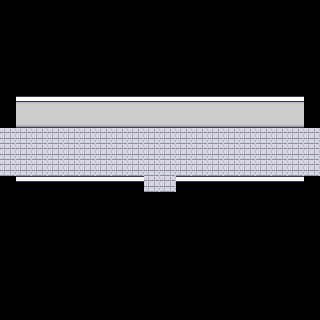

This game map was drawn from its Tiled (.tmx) file and the tilesets committed beside it. A one-line description and the full map source follow:
An orthogonal 20x20 tile map with 16x16 px tiles, 1 tile layer (Tile Layer 1), 2 tilesets and 3 objects.

<map version="1.10" tiledversion="1.10.1" orientation="orthogonal" renderorder="right-down" width="20" height="20" tilewidth="16" tileheight="16" infinite="0" nextlayerid="3" nextobjectid="5">
 <tileset firstgid="1" source="../../Tileset/Floors.tsx" />
 <tileset firstgid="601" source="../../Tileset/Room_Builder_3d_walls.tsx" />
 <layer id="1" name="Tile Layer 1" width="20" height="20">
  <data encoding="csv">
0,0,0,0,0,0,0,0,0,0,0,0,0,0,0,0,0,0,0,0,
0,0,0,0,0,0,0,0,0,0,0,0,0,0,0,0,0,0,0,0,
0,0,0,0,0,0,0,0,0,0,0,0,0,0,0,0,0,0,0,0,
0,0,0,0,0,0,0,0,0,0,0,0,0,0,0,0,0,0,0,0,
0,0,0,0,0,0,0,0,0,0,0,0,0,0,0,0,0,0,0,0,
0,0,0,0,0,0,0,0,0,0,0,0,0,0,0,0,0,0,0,0,
0,660,660,660,660,660,660,660,660,660,660,660,660,660,660,660,660,660,660,0,
0,684,684,684,684,684,684,684,684,684,684,684,684,684,684,684,684,684,684,0,
47,47,47,47,47,47,47,47,47,47,47,47,47,47,47,47,47,47,47,47,
47,47,47,47,47,47,47,47,47,47,47,47,47,47,47,47,47,47,47,47,
47,47,47,47,47,47,47,47,47,47,47,47,47,47,47,47,47,47,47,47,
0,732,732,732,732,732,732,732,732,47,47,733,732,732,732,732,732,732,732,0,
0,0,0,0,0,0,0,0,0,0,0,0,0,0,0,0,0,0,0,0,
0,0,0,0,0,0,0,0,0,0,0,0,0,0,0,0,0,0,0,0,
0,0,0,0,0,0,0,0,0,0,0,0,0,0,0,0,0,0,0,0,
0,0,0,0,0,0,0,0,0,0,0,0,0,0,0,0,0,0,0,0,
0,0,0,0,0,0,0,0,0,0,0,0,0,0,0,0,0,0,0,0,
0,0,0,0,0,0,0,0,0,0,0,0,0,0,0,0,0,0,0,0,
0,0,0,0,0,0,0,0,0,0,0,0,0,0,0,0,0,0,0,0,
0,0,0,0,0,0,0,0,0,0,0,0,0,0,0,0,0,0,0,0
</data>
 </layer>
 <objectgroup id="2" name="Block">
  <object id="1" x="139" y="181.667" width="44" height="15.3333" />
  <object id="2" x="-1" y="98.5" width="20" height="85" />
  <object id="3" x="301" y="94" width="19" height="94" />
 </objectgroup>
</map>
